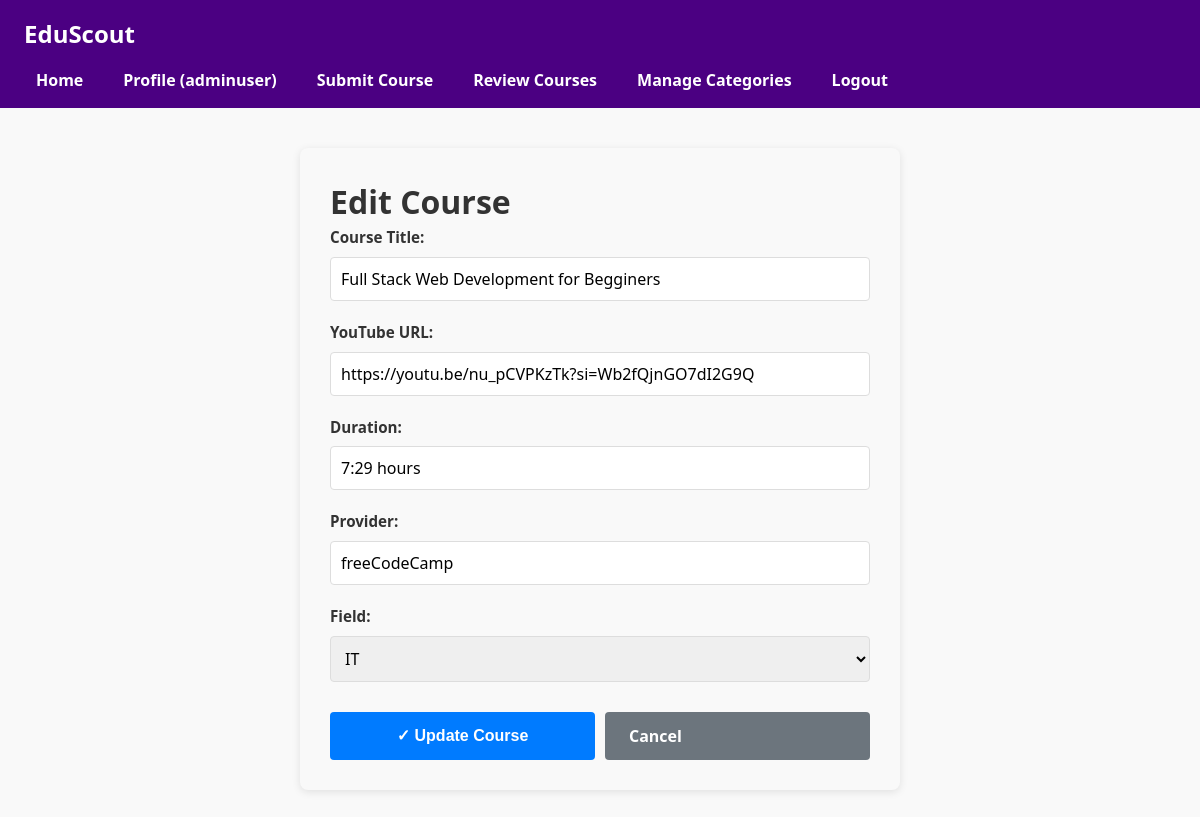
Screenshot of /edit_course.php?id=1 (signed in) with the database file from the repository.
### tables this page shows
CREATE TABLE `courses` (
  `id` int(11) NOT NULL,
  `title` varchar(255) NOT NULL,
  `url` varchar(500) DEFAULT NULL,
  `duration` varchar(50) DEFAULT NULL,
  `provider` varchar(100) DEFAULT NULL,
  `field` varchar(50) DEFAULT NULL,
  `thumbnail_url` varchar(255) DEFAULT NULL,
  `created_at` timestamp NOT NULL DEFAULT current_timestamp(),
  `status` enum('pending','approved','rejected') DEFAULT 'pending',
  `submitted_by` int(11) DEFAULT NULL
);

### edit_course.php (the view, shortened to what this page needs)
<?php
require_once __DIR__ . '/config/config.php';
$course_id = isset($_GET['id']) ? intval($_GET['id']) : 0;
$stmt = $mysqli->prepare("SELECT id, title, url, duration, provider, field, submitted_by FROM courses WHERE id = ?");
$stmt->bind_param('i', $course_id);
$stmt->execute();
$course = $stmt->get_result()->fetch_assoc();
?>
<!DOCTYPE html>
<html lang="en">
<head>
  <link rel="stylesheet" href="assets/css/styles.css" />
</head>
<body>
  <?php include __DIR__ . '/includes/header.php'; ?>
  <div class="edit-form-container">
    <h1>Edit Course</h1>
    <form method="POST" action="edit_course.php?id=<?= $course_id ?>">
      <div class="form-group">
        <label>Course Title:</label>
        <input type="text" name="title" value="<?= htmlspecialchars($course['title']) ?>" required>
      </div>
      <div class="form-group">
        <label>YouTube URL:</label>
        <input type="url" name="url" value="<?= htmlspecialchars($course['url']) ?>" placeholder="https://www.youtube.com/watch?v=..." required>
      </div>
      <div class="form-group">
        <label>Duration:</label>
        <input type="text" name="duration" value="<?= htmlspecialchars($course['duration']) ?>" placeholder="e.g., 3 hours" required>
      </div>
      <div class="form-group">
        <label>Provider:</label>
        <input type="text" name="provider" value="<?= htmlspecialchars($course['provider']) ?>" placeholder="e.g., freeCodeCamp" required>
      </div>
      <div class="form-group">
        <label>Field:</label>
        <select name="field" required>
          <option value="IT" <?= $course['field'] === 'IT' ? 'selected' : '' ?>>IT</option>
        </select>
      </div>
      <div class="form-actions">
        <button type="submit" class="btn btn-primary">✓ Update Course</button>
        <a href="course_view.php?id=<?= $course_id ?>" class="btn btn-secondary">Cancel</a>
      </div>
    </form>
  </div>
</body>
</html>

### assets/css/styles.css (style rules this page uses)
* { margin: 0; padding: 0; box-sizing: border-box; }
body { font-family: 'Segoe UI', Tahoma, Geneva, Verdana, sans-serif; color: #333; background-color: #f9f9f9; line-height: 1.5; }
.form-group { margin-bottom: 1.5rem; display: flex; flex-direction: column; }
.form-group label { font-weight: 600; margin-bottom: 0.5rem; color: #333; font-size: 0.95rem; }
.form-group input, .form-group select, .form-group textarea { padding: 0.75rem; border: 2px solid #e0e0e0; border-radius: 6px; font-size: 1rem; font-family: inherit; transition: border-color 0.3s ease, box-shadow 0.3s ease; }
.btn { padding: 0.75rem 1.5rem; background: linear-gradient(135deg, #667eea 0%, #764ba2 100%); color: white; border: none; border-radius: 6px; font-size: 1rem; font-weight: 600; cursor: pointer; transition: all 0.3s ease; display: inline-block; }

### edit_course.php (style rules this page uses)
.edit-form-container { max-width: 600px; margin: 40px auto; padding: 30px; background: #f9f9f9; border-radius: 8px; box-shadow: 0 2px 8px rgba(0,0,0,0.1); }
.form-group { margin-bottom: 20px; }
.form-group label { display: block; margin-bottom: 8px; font-weight: bold; color: #333; }
.form-group input, .form-group select { width: 100%; padding: 10px; border: 1px solid #ddd; border-radius: 4px; font-size: 1em; box-sizing: border-box; }
.form-actions { display: flex; gap: 10px; margin-top: 30px; }
.btn { padding: 12px 24px; border: none; border-radius: 4px; cursor: pointer; font-size: 1em; font-weight: bold; text-decoration: none; display: inline-block; transition: all 0.3s ease; }
.btn-primary { background: #007bff; color: white; flex: 1; }
.btn-secondary { background: #6c757d; color: white; flex: 1; }

### rows the page displays
courses: title "Full Stack Web Development for Begginers", url "https://youtu.be/nu_pCVPKzTk?si=Wb2fQjnGO7dI2G9Q", duration "7:29 hours", provider "freeCodeCamp", field "IT"

### other values shown
$username "adminuser"
